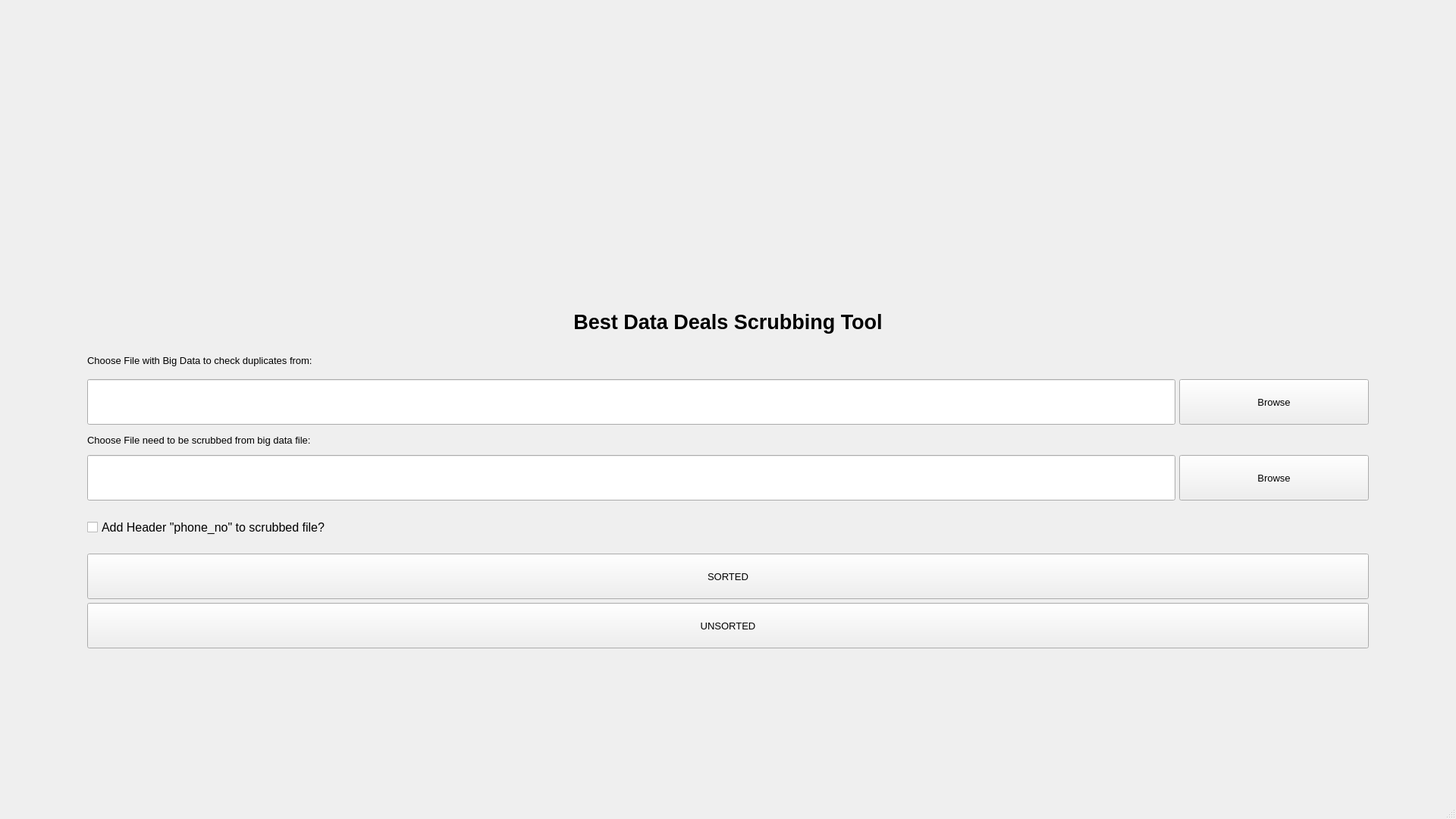
<?xml version="1.0" encoding="UTF-8"?>
<ui version="4.0">
 <class>MainWindow</class>
 <widget class="QMainWindow" name="MainWindow">
  <property name="enabled">
   <bool>true</bool>
  </property>
  <property name="geometry">
   <rect>
    <x>0</x>
    <y>0</y>
    <width>1920</width>
    <height>1080</height>
   </rect>
  </property>
  <property name="font">
   <font>
    <pointsize>12</pointsize>
    <weight>50</weight>
    <bold>false</bold>
   </font>
  </property>
  <property name="windowTitle">
   <string>Leads Management TMC</string>
  </property>
  <property name="iconSize">
   <size>
    <width>16</width>
    <height>16</height>
   </size>
  </property>
  <widget class="QWidget" name="centralwidget">
   <property name="font">
    <font>
     <pointsize>27</pointsize>
    </font>
   </property>
   <layout class="QGridLayout" name="gridLayout_2">
    <property name="leftMargin">
     <number>100</number>
    </property>
    <property name="topMargin">
     <number>10</number>
    </property>
    <property name="rightMargin">
     <number>100</number>
    </property>
    <property name="bottomMargin">
     <number>10</number>
    </property>
    <item row="0" column="0">
     <layout class="QVBoxLayout" name="verticalLayout">
      <property name="spacing">
       <number>5</number>
      </property>
      <property name="leftMargin">
       <number>5</number>
      </property>
      <property name="topMargin">
       <number>5</number>
      </property>
      <property name="rightMargin">
       <number>5</number>
      </property>
      <property name="bottomMargin">
       <number>5</number>
      </property>
      <item>
       <widget class="QLabel" name="label">
        <property name="minimumSize">
         <size>
          <width>0</width>
          <height>100</height>
         </size>
        </property>
        <property name="maximumSize">
         <size>
          <width>16777215</width>
          <height>250</height>
         </size>
        </property>
        <property name="font">
         <font>
          <pointsize>20</pointsize>
          <weight>75</weight>
          <bold>true</bold>
         </font>
        </property>
        <property name="layoutDirection">
         <enum>Qt::LeftToRight</enum>
        </property>
        <property name="text">
         <string>Best Data Deals Scrubbing Tool</string>
        </property>
        <property name="scaledContents">
         <bool>true</bool>
        </property>
        <property name="alignment">
         <set>Qt::AlignBottom|Qt::AlignHCenter</set>
        </property>
        <property name="margin">
         <number>2</number>
        </property>
       </widget>
      </item>
      <item>
       <layout class="QGridLayout" name="gridLayout">
        <property name="leftMargin">
         <number>10</number>
        </property>
        <property name="topMargin">
         <number>10</number>
        </property>
        <property name="rightMargin">
         <number>10</number>
        </property>
        <property name="bottomMargin">
         <number>10</number>
        </property>
        <item row="1" column="0">
         <widget class="QLineEdit" name="filepathleft">
          <property name="minimumSize">
           <size>
            <width>0</width>
            <height>60</height>
           </size>
          </property>
          <property name="maximumSize">
           <size>
            <width>16777215</width>
            <height>60</height>
           </size>
          </property>
          <property name="font">
           <font>
            <pointsize>12</pointsize>
           </font>
          </property>
         </widget>
        </item>
        <item row="1" column="1">
         <widget class="QPushButton" name="browseleft">
          <property name="sizePolicy">
           <sizepolicy hsizetype="Minimum" vsizetype="Minimum">
            <horstretch>0</horstretch>
            <verstretch>0</verstretch>
           </sizepolicy>
          </property>
          <property name="minimumSize">
           <size>
            <width>250</width>
            <height>60</height>
           </size>
          </property>
          <property name="maximumSize">
           <size>
            <width>16777215</width>
            <height>60</height>
           </size>
          </property>
          <property name="font">
           <font>
            <pointsize>10</pointsize>
           </font>
          </property>
          <property name="text">
           <string>Browse</string>
          </property>
         </widget>
        </item>
        <item row="3" column="0">
         <widget class="QLineEdit" name="filepathright">
          <property name="minimumSize">
           <size>
            <width>0</width>
            <height>60</height>
           </size>
          </property>
          <property name="maximumSize">
           <size>
            <width>16777215</width>
            <height>60</height>
           </size>
          </property>
          <property name="font">
           <font>
            <pointsize>12</pointsize>
           </font>
          </property>
         </widget>
        </item>
        <item row="3" column="1">
         <widget class="QPushButton" name="browseright">
          <property name="sizePolicy">
           <sizepolicy hsizetype="Minimum" vsizetype="Minimum">
            <horstretch>0</horstretch>
            <verstretch>0</verstretch>
           </sizepolicy>
          </property>
          <property name="minimumSize">
           <size>
            <width>250</width>
            <height>60</height>
           </size>
          </property>
          <property name="maximumSize">
           <size>
            <width>16777215</width>
            <height>60</height>
           </size>
          </property>
          <property name="font">
           <font>
            <pointsize>10</pointsize>
           </font>
          </property>
          <property name="text">
           <string>Browse</string>
          </property>
         </widget>
        </item>
        <item row="5" column="0" colspan="2">
         <widget class="QPushButton" name="sortedbutton">
          <property name="minimumSize">
           <size>
            <width>0</width>
            <height>60</height>
           </size>
          </property>
          <property name="maximumSize">
           <size>
            <width>16777215</width>
            <height>60</height>
           </size>
          </property>
          <property name="font">
           <font>
            <pointsize>10</pointsize>
           </font>
          </property>
          <property name="text">
           <string>SORTED</string>
          </property>
         </widget>
        </item>
        <item row="6" column="0" colspan="2">
         <widget class="QPushButton" name="unsortedbutton">
          <property name="minimumSize">
           <size>
            <width>0</width>
            <height>60</height>
           </size>
          </property>
          <property name="maximumSize">
           <size>
            <width>16777215</width>
            <height>60</height>
           </size>
          </property>
          <property name="font">
           <font>
            <pointsize>10</pointsize>
           </font>
          </property>
          <property name="text">
           <string>UNSORTED</string>
          </property>
         </widget>
        </item>
        <item row="2" column="0" colspan="2">
         <widget class="QLabel" name="rightpathlabel">
          <property name="minimumSize">
           <size>
            <width>0</width>
            <height>30</height>
           </size>
          </property>
          <property name="maximumSize">
           <size>
            <width>16777215</width>
            <height>30</height>
           </size>
          </property>
          <property name="font">
           <font>
            <pointsize>10</pointsize>
           </font>
          </property>
          <property name="text">
           <string>Choose File need to be scrubbed from big data file:</string>
          </property>
         </widget>
        </item>
        <item row="0" column="0" colspan="2">
         <widget class="QLabel" name="leftpathlabel">
          <property name="minimumSize">
           <size>
            <width>0</width>
            <height>30</height>
           </size>
          </property>
          <property name="maximumSize">
           <size>
            <width>16777215</width>
            <height>40</height>
           </size>
          </property>
          <property name="font">
           <font>
            <pointsize>10</pointsize>
           </font>
          </property>
          <property name="text">
           <string>Choose File with Big Data to check duplicates from:</string>
          </property>
         </widget>
        </item>
        <item row="4" column="0" colspan="2">
         <widget class="QCheckBox" name="enable_header">
          <property name="sizePolicy">
           <sizepolicy hsizetype="Minimum" vsizetype="Fixed">
            <horstretch>0</horstretch>
            <verstretch>0</verstretch>
           </sizepolicy>
          </property>
          <property name="minimumSize">
           <size>
            <width>0</width>
            <height>60</height>
           </size>
          </property>
          <property name="maximumSize">
           <size>
            <width>16777215</width>
            <height>60</height>
           </size>
          </property>
          <property name="font">
           <font>
            <pointsize>12</pointsize>
           </font>
          </property>
          <property name="layoutDirection">
           <enum>Qt::LeftToRight</enum>
          </property>
          <property name="text">
           <string>Add Header &quot;phone_no&quot; to scrubbed file?</string>
          </property>
          <property name="iconSize">
           <size>
            <width>20</width>
            <height>20</height>
           </size>
          </property>
         </widget>
        </item>
       </layout>
      </item>
     </layout>
    </item>
   </layout>
  </widget>
  <widget class="QMenuBar" name="menubar">
   <property name="enabled">
    <bool>true</bool>
   </property>
   <property name="geometry">
    <rect>
     <x>0</x>
     <y>0</y>
     <width>1920</width>
     <height>60</height>
    </rect>
   </property>
  </widget>
  <widget class="QStatusBar" name="statusbar"/>
 </widget>
 <resources/>
 <connections/>
</ui>
